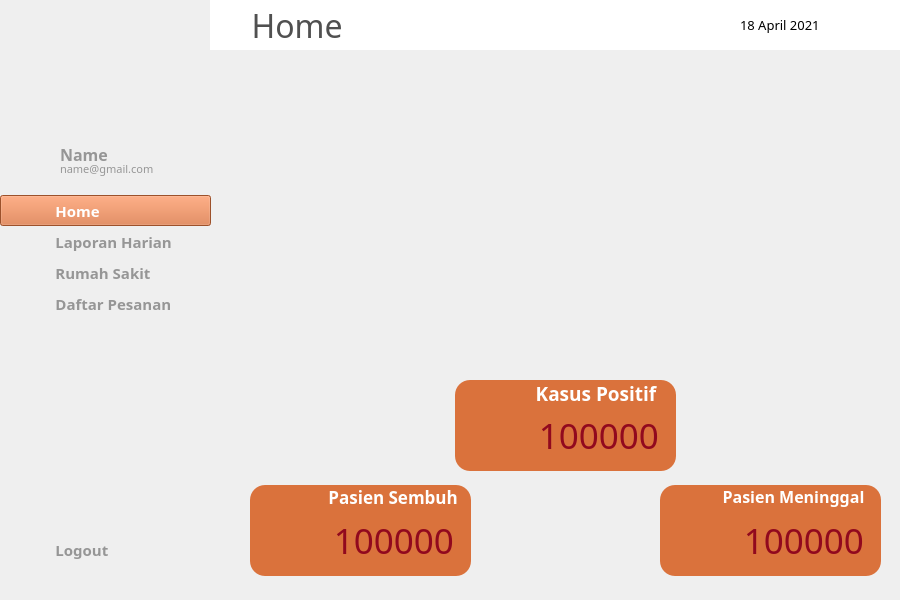
<?xml version="1.0" encoding="UTF-8"?>
<ui version="4.0">
 <class>MainWindow</class>
 <widget class="QMainWindow" name="MainWindow">
  <property name="geometry">
   <rect>
    <x>0</x>
    <y>0</y>
    <width>900</width>
    <height>600</height>
   </rect>
  </property>
  <property name="windowTitle">
   <string>MainWindow</string>
  </property>
  <widget class="QWidget" name="centralwidget">
   <widget class="QLabel" name="background">
    <property name="geometry">
     <rect>
      <x>0</x>
      <y>0</y>
      <width>900</width>
      <height>600</height>
     </rect>
    </property>
    <property name="text">
     <string/>
    </property>
    <property name="textFormat">
     <enum>Qt::PlainText</enum>
    </property>
    <property name="pixmap">
     <pixmap>../img/background.png</pixmap>
    </property>
    <property name="alignment">
     <set>Qt::AlignRight|Qt::AlignTrailing|Qt::AlignVCenter</set>
    </property>
   </widget>
   <widget class="QLabel" name="topbar">
    <property name="geometry">
     <rect>
      <x>210</x>
      <y>0</y>
      <width>691</width>
      <height>50</height>
     </rect>
    </property>
    <property name="font">
     <font>
      <family>Montserrat Medium</family>
      <pointsize>24</pointsize>
      <weight>50</weight>
      <bold>false</bold>
     </font>
    </property>
    <property name="styleSheet">
     <string notr="true">background-color: rgb(255, 255, 255);
color: rgb(80, 80, 80);</string>
    </property>
    <property name="text">
     <string>     Home</string>
    </property>
   </widget>
   <widget class="QLabel" name="icon_notif">
    <property name="geometry">
     <rect>
      <x>850</x>
      <y>15</y>
      <width>20</width>
      <height>20</height>
     </rect>
    </property>
    <property name="text">
     <string/>
    </property>
    <property name="pixmap">
     <pixmap>../img/notif.png</pixmap>
    </property>
    <property name="scaledContents">
     <bool>true</bool>
    </property>
   </widget>
   <widget class="QLabel" name="icon_calendar">
    <property name="geometry">
     <rect>
      <x>710</x>
      <y>15</y>
      <width>20</width>
      <height>20</height>
     </rect>
    </property>
    <property name="text">
     <string/>
    </property>
    <property name="pixmap">
     <pixmap>../img/cal.png</pixmap>
    </property>
    <property name="scaledContents">
     <bool>true</bool>
    </property>
   </widget>
   <widget class="QLabel" name="label_date">
    <property name="geometry">
     <rect>
      <x>740</x>
      <y>15</y>
      <width>101</width>
      <height>20</height>
     </rect>
    </property>
    <property name="font">
     <font>
      <family>Montserrat Medium</family>
      <pointsize>10</pointsize>
      <weight>50</weight>
      <bold>false</bold>
     </font>
    </property>
    <property name="text">
     <string>18 April 2021</string>
    </property>
   </widget>
   <widget class="QPushButton" name="button_home">
    <property name="geometry">
     <rect>
      <x>0</x>
      <y>195</y>
      <width>211</width>
      <height>31</height>
     </rect>
    </property>
    <property name="font">
     <font>
      <family>Montserrat SemiBold</family>
      <pointsize>11</pointsize>
      <weight>75</weight>
      <bold>true</bold>
     </font>
    </property>
    <property name="cursor">
     <cursorShape>PointingHandCursor</cursorShape>
    </property>
    <property name="layoutDirection">
     <enum>Qt::LeftToRight</enum>
    </property>
    <property name="autoFillBackground">
     <bool>false</bool>
    </property>
    <property name="styleSheet">
     <string notr="true">background-color: rgb(218, 114, 60);
color: rgb(255, 255, 255);
Text-align:left;</string>
    </property>
    <property name="text">
     <string>              Home</string>
    </property>
    <property name="flat">
     <bool>false</bool>
    </property>
   </widget>
   <widget class="QLabel" name="icon_home">
    <property name="geometry">
     <rect>
      <x>20</x>
      <y>200</y>
      <width>20</width>
      <height>20</height>
     </rect>
    </property>
    <property name="text">
     <string/>
    </property>
    <property name="pixmap">
     <pixmap>../img/home-white.png</pixmap>
    </property>
    <property name="scaledContents">
     <bool>true</bool>
    </property>
   </widget>
   <widget class="QPushButton" name="button_laporan">
    <property name="geometry">
     <rect>
      <x>0</x>
      <y>226</y>
      <width>211</width>
      <height>31</height>
     </rect>
    </property>
    <property name="font">
     <font>
      <family>Montserrat SemiBold</family>
      <pointsize>11</pointsize>
      <weight>75</weight>
      <bold>true</bold>
     </font>
    </property>
    <property name="cursor">
     <cursorShape>PointingHandCursor</cursorShape>
    </property>
    <property name="layoutDirection">
     <enum>Qt::LeftToRight</enum>
    </property>
    <property name="autoFillBackground">
     <bool>false</bool>
    </property>
    <property name="styleSheet">
     <string notr="true">Text-align:left;
background-color: rgb(251, 242, 215);
color: rgb(150, 150, 150);</string>
    </property>
    <property name="text">
     <string>              Laporan Harian</string>
    </property>
    <property name="flat">
     <bool>true</bool>
    </property>
   </widget>
   <widget class="QLabel" name="icon_laporan">
    <property name="geometry">
     <rect>
      <x>20</x>
      <y>233</y>
      <width>20</width>
      <height>20</height>
     </rect>
    </property>
    <property name="text">
     <string/>
    </property>
    <property name="pixmap">
     <pixmap>../img/laporan-gray.png</pixmap>
    </property>
    <property name="scaledContents">
     <bool>true</bool>
    </property>
   </widget>
   <widget class="QLabel" name="icon_rs">
    <property name="geometry">
     <rect>
      <x>20</x>
      <y>263</y>
      <width>20</width>
      <height>20</height>
     </rect>
    </property>
    <property name="text">
     <string/>
    </property>
    <property name="pixmap">
     <pixmap>../img/hospital-gray.png</pixmap>
    </property>
    <property name="scaledContents">
     <bool>true</bool>
    </property>
   </widget>
   <widget class="QPushButton" name="button_rs">
    <property name="geometry">
     <rect>
      <x>0</x>
      <y>257</y>
      <width>211</width>
      <height>31</height>
     </rect>
    </property>
    <property name="font">
     <font>
      <family>Montserrat SemiBold</family>
      <pointsize>11</pointsize>
      <weight>75</weight>
      <bold>true</bold>
     </font>
    </property>
    <property name="cursor">
     <cursorShape>PointingHandCursor</cursorShape>
    </property>
    <property name="layoutDirection">
     <enum>Qt::LeftToRight</enum>
    </property>
    <property name="autoFillBackground">
     <bool>false</bool>
    </property>
    <property name="styleSheet">
     <string notr="true">Text-align:left;
background-color: rgb(251, 242, 215);
color: rgb(150, 150, 150);</string>
    </property>
    <property name="text">
     <string>              Rumah Sakit</string>
    </property>
    <property name="flat">
     <bool>true</bool>
    </property>
   </widget>
   <widget class="QLabel" name="icon_pesanan">
    <property name="geometry">
     <rect>
      <x>20</x>
      <y>294</y>
      <width>20</width>
      <height>20</height>
     </rect>
    </property>
    <property name="text">
     <string/>
    </property>
    <property name="pixmap">
     <pixmap>../img/pesanan-gray.png</pixmap>
    </property>
    <property name="scaledContents">
     <bool>true</bool>
    </property>
   </widget>
   <widget class="QPushButton" name="button_pesanan">
    <property name="geometry">
     <rect>
      <x>0</x>
      <y>288</y>
      <width>211</width>
      <height>31</height>
     </rect>
    </property>
    <property name="font">
     <font>
      <family>Montserrat SemiBold</family>
      <pointsize>11</pointsize>
      <weight>75</weight>
      <bold>true</bold>
     </font>
    </property>
    <property name="cursor">
     <cursorShape>PointingHandCursor</cursorShape>
    </property>
    <property name="layoutDirection">
     <enum>Qt::LeftToRight</enum>
    </property>
    <property name="autoFillBackground">
     <bool>false</bool>
    </property>
    <property name="styleSheet">
     <string notr="true">Text-align:left;
background-color: rgb(251, 242, 215);
color: rgb(150, 150, 150);</string>
    </property>
    <property name="text">
     <string>              Daftar Pesanan</string>
    </property>
    <property name="flat">
     <bool>true</bool>
    </property>
   </widget>
   <widget class="QPushButton" name="button_logout">
    <property name="geometry">
     <rect>
      <x>0</x>
      <y>534</y>
      <width>211</width>
      <height>31</height>
     </rect>
    </property>
    <property name="font">
     <font>
      <family>Montserrat SemiBold</family>
      <pointsize>11</pointsize>
      <weight>75</weight>
      <bold>true</bold>
     </font>
    </property>
    <property name="cursor">
     <cursorShape>PointingHandCursor</cursorShape>
    </property>
    <property name="layoutDirection">
     <enum>Qt::LeftToRight</enum>
    </property>
    <property name="autoFillBackground">
     <bool>false</bool>
    </property>
    <property name="styleSheet">
     <string notr="true">Text-align:left;
background-color: rgb(251, 242, 215);
color: rgb(150, 150, 150);</string>
    </property>
    <property name="text">
     <string>              Logout</string>
    </property>
    <property name="flat">
     <bool>true</bool>
    </property>
   </widget>
   <widget class="QLabel" name="icon_logout">
    <property name="geometry">
     <rect>
      <x>20</x>
      <y>540</y>
      <width>20</width>
      <height>20</height>
     </rect>
    </property>
    <property name="text">
     <string/>
    </property>
    <property name="pixmap">
     <pixmap>../img/power-gray.png</pixmap>
    </property>
    <property name="scaledContents">
     <bool>true</bool>
    </property>
   </widget>
   <widget class="QLabel" name="icon_avatar">
    <property name="geometry">
     <rect>
      <x>0</x>
      <y>140</y>
      <width>61</width>
      <height>41</height>
     </rect>
    </property>
    <property name="text">
     <string/>
    </property>
    <property name="pixmap">
     <pixmap>../img/avatar.png</pixmap>
    </property>
    <property name="scaledContents">
     <bool>true</bool>
    </property>
   </widget>
   <widget class="QLabel" name="label">
    <property name="geometry">
     <rect>
      <x>60</x>
      <y>146</y>
      <width>81</width>
      <height>16</height>
     </rect>
    </property>
    <property name="font">
     <font>
      <family>Montserrat SemiBold</family>
      <pointsize>12</pointsize>
      <weight>75</weight>
      <bold>true</bold>
     </font>
    </property>
    <property name="styleSheet">
     <string notr="true">color: rgb(150, 150, 150);</string>
    </property>
    <property name="text">
     <string>Name</string>
    </property>
   </widget>
   <widget class="QLabel" name="label_email">
    <property name="geometry">
     <rect>
      <x>60</x>
      <y>161</y>
      <width>131</width>
      <height>16</height>
     </rect>
    </property>
    <property name="font">
     <font>
      <family>Montserrat Medium</family>
      <pointsize>8</pointsize>
      <weight>50</weight>
      <bold>false</bold>
     </font>
    </property>
    <property name="styleSheet">
     <string notr="true">color: rgb(150, 150, 150);</string>
    </property>
    <property name="text">
     <string>name@gmail.com</string>
    </property>
   </widget>
   <widget class="QLabel" name="picture_graph">
    <property name="geometry">
     <rect>
      <x>280</x>
      <y>60</y>
      <width>571</width>
      <height>311</height>
     </rect>
    </property>
    <property name="text">
     <string/>
    </property>
    <property name="pixmap">
     <pixmap>../img/graph.png</pixmap>
    </property>
    <property name="scaledContents">
     <bool>true</bool>
    </property>
   </widget>
   <widget class="QLabel" name="box_positif">
    <property name="geometry">
     <rect>
      <x>455</x>
      <y>380</y>
      <width>221</width>
      <height>91</height>
     </rect>
    </property>
    <property name="font">
     <font>
      <family>Montserrat SemiBold</family>
      <pointsize>14</pointsize>
      <weight>75</weight>
      <bold>true</bold>
     </font>
    </property>
    <property name="styleSheet">
     <string notr="true">border-radius: 15px;
color: rgb(255, 255, 255);
background-color: rgb(218, 114, 60);</string>
    </property>
    <property name="text">
     <string>Kasus Positif    </string>
    </property>
    <property name="alignment">
     <set>Qt::AlignRight|Qt::AlignTop|Qt::AlignTrailing</set>
    </property>
   </widget>
   <widget class="QLabel" name="label_positif">
    <property name="geometry">
     <rect>
      <x>515</x>
      <y>415</y>
      <width>144</width>
      <height>41</height>
     </rect>
    </property>
    <property name="font">
     <font>
      <family>Montserrat ExtraBold</family>
      <pointsize>26</pointsize>
      <weight>50</weight>
      <bold>false</bold>
     </font>
    </property>
    <property name="styleSheet">
     <string notr="true">color: rgb(145, 9, 30);</string>
    </property>
    <property name="text">
     <string>100000</string>
    </property>
    <property name="alignment">
     <set>Qt::AlignRight|Qt::AlignTrailing|Qt::AlignVCenter</set>
    </property>
   </widget>
   <widget class="QLabel" name="icon_positif">
    <property name="geometry">
     <rect>
      <x>465</x>
      <y>413</y>
      <width>40</width>
      <height>40</height>
     </rect>
    </property>
    <property name="text">
     <string/>
    </property>
    <property name="pixmap">
     <pixmap>../img/plus-white.png</pixmap>
    </property>
    <property name="scaledContents">
     <bool>true</bool>
    </property>
   </widget>
   <widget class="QLabel" name="box_sembuh">
    <property name="geometry">
     <rect>
      <x>250</x>
      <y>485</y>
      <width>221</width>
      <height>91</height>
     </rect>
    </property>
    <property name="font">
     <font>
      <family>Montserrat SemiBold</family>
      <pointsize>13</pointsize>
      <weight>75</weight>
      <bold>true</bold>
     </font>
    </property>
    <property name="styleSheet">
     <string notr="true">border-radius: 15px;
color: rgb(255, 255, 255);
background-color: rgb(218, 114, 60);</string>
    </property>
    <property name="text">
     <string>Pasien Sembuh   </string>
    </property>
    <property name="alignment">
     <set>Qt::AlignRight|Qt::AlignTop|Qt::AlignTrailing</set>
    </property>
   </widget>
   <widget class="QLabel" name="icon_sembuh">
    <property name="geometry">
     <rect>
      <x>260</x>
      <y>517</y>
      <width>40</width>
      <height>40</height>
     </rect>
    </property>
    <property name="text">
     <string/>
    </property>
    <property name="pixmap">
     <pixmap>../img/healthy-white.png</pixmap>
    </property>
    <property name="scaledContents">
     <bool>true</bool>
    </property>
   </widget>
   <widget class="QLabel" name="label_sembuh">
    <property name="geometry">
     <rect>
      <x>310</x>
      <y>520</y>
      <width>144</width>
      <height>41</height>
     </rect>
    </property>
    <property name="font">
     <font>
      <family>Montserrat ExtraBold</family>
      <pointsize>26</pointsize>
      <weight>50</weight>
      <bold>false</bold>
     </font>
    </property>
    <property name="styleSheet">
     <string notr="true">color: rgb(145, 9, 30);</string>
    </property>
    <property name="text">
     <string>100000</string>
    </property>
    <property name="alignment">
     <set>Qt::AlignRight|Qt::AlignTrailing|Qt::AlignVCenter</set>
    </property>
   </widget>
   <widget class="QLabel" name="box_meninggal">
    <property name="geometry">
     <rect>
      <x>660</x>
      <y>485</y>
      <width>221</width>
      <height>91</height>
     </rect>
    </property>
    <property name="font">
     <font>
      <family>Montserrat SemiBold</family>
      <pointsize>12</pointsize>
      <weight>75</weight>
      <bold>true</bold>
     </font>
    </property>
    <property name="styleSheet">
     <string notr="true">border-radius: 15px;
color: rgb(255, 255, 255);
background-color: rgb(218, 114, 60);</string>
    </property>
    <property name="text">
     <string>Pasien Meninggal    </string>
    </property>
    <property name="alignment">
     <set>Qt::AlignRight|Qt::AlignTop|Qt::AlignTrailing</set>
    </property>
   </widget>
   <widget class="QLabel" name="icon_meninggal">
    <property name="geometry">
     <rect>
      <x>670</x>
      <y>517</y>
      <width>41</width>
      <height>41</height>
     </rect>
    </property>
    <property name="text">
     <string/>
    </property>
    <property name="pixmap">
     <pixmap>../img/dead-white.png</pixmap>
    </property>
    <property name="scaledContents">
     <bool>true</bool>
    </property>
   </widget>
   <widget class="QLabel" name="label_meninggal">
    <property name="geometry">
     <rect>
      <x>720</x>
      <y>520</y>
      <width>144</width>
      <height>41</height>
     </rect>
    </property>
    <property name="font">
     <font>
      <family>Montserrat ExtraBold</family>
      <pointsize>26</pointsize>
      <weight>50</weight>
      <bold>false</bold>
     </font>
    </property>
    <property name="styleSheet">
     <string notr="true">color: rgb(145, 9, 30);</string>
    </property>
    <property name="text">
     <string>100000</string>
    </property>
    <property name="alignment">
     <set>Qt::AlignRight|Qt::AlignTrailing|Qt::AlignVCenter</set>
    </property>
   </widget>
   <zorder>background</zorder>
   <zorder>topbar</zorder>
   <zorder>icon_notif</zorder>
   <zorder>icon_calendar</zorder>
   <zorder>label_date</zorder>
   <zorder>button_home</zorder>
   <zorder>icon_home</zorder>
   <zorder>button_laporan</zorder>
   <zorder>icon_laporan</zorder>
   <zorder>button_rs</zorder>
   <zorder>icon_rs</zorder>
   <zorder>button_pesanan</zorder>
   <zorder>icon_pesanan</zorder>
   <zorder>button_logout</zorder>
   <zorder>icon_logout</zorder>
   <zorder>icon_avatar</zorder>
   <zorder>label</zorder>
   <zorder>label_email</zorder>
   <zorder>picture_graph</zorder>
   <zorder>box_positif</zorder>
   <zorder>label_positif</zorder>
   <zorder>icon_positif</zorder>
   <zorder>box_sembuh</zorder>
   <zorder>icon_sembuh</zorder>
   <zorder>label_sembuh</zorder>
   <zorder>box_meninggal</zorder>
   <zorder>icon_meninggal</zorder>
   <zorder>label_meninggal</zorder>
  </widget>
 </widget>
 <resources/>
 <connections/>
</ui>
